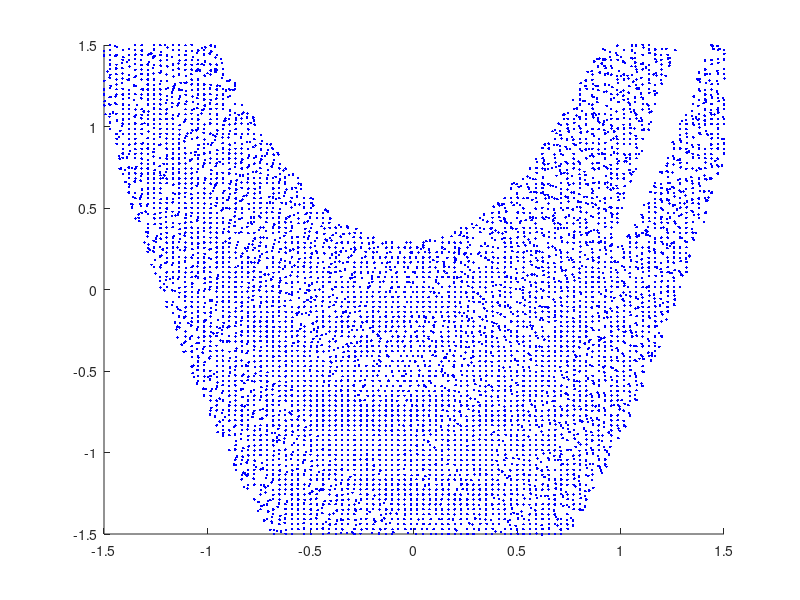

Reproduce this figure in MATLAB.
function Henon_iteration_forward_reverse
a=1.4;
b=0.3;
f=@(x,y)y+1-a.*x.*x;
g=@(x,y)b*x;
f_inv=@(x,y)y/b;
g_inv=@(x,y)x-1+a/b/b*y.*y;
[x,y]=meshgrid(linspace(-1.5,1.5,100));
for m=20
    %subplot(3,3,(m+1)/3)
    hold on
    for i=1:m
        x_temp=f(x,y);
        y_temp=g(x,y);
        x=x_temp;
        y=y_temp;
    end
    for i=1:m
        x_temp=f_inv(x,y);
        y_temp=g_inv(x,y);
        x=x_temp;
        y=y_temp;
    end
    plot3(x,y,0.04*ones(100,100),'b.')
    axis([-1.5 1.5 -1.5 1.5])
    %title(m)
end
% suptitle('Iteration of Henon Map')
% fullscreen;
% saveas(gcf,'./temp/Henon_iter_reverse_forward.png')
end